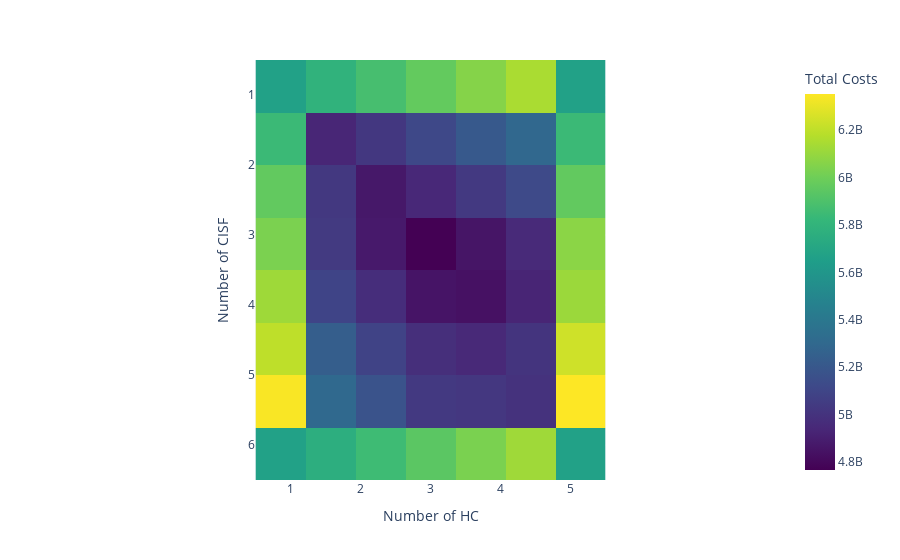

This figure's notebook cell:
### Code cell
# Pivot the data to create a matrix format suitable for imshow
heatmap_data = df.pivot(index="n_cisf", columns="n_hc", values="total_costs")
# Create heatmap with Plotly Express
px.imshow(heatmap_data, labels={'x': 'Number of HC', 'y': 'Number of CISF', 'color': 'Total Costs'},
                color_continuous_scale='Viridis')

### Figure 1 — Plotly figure (JSON) as saved in the notebook; plotly's stock layout.template omitted (floating-point values rounded to 4 significant figures)
{"data": [{"coloraxis": "coloraxis", "hovertemplate": "Number of HC: %{x}<br>Number of CISF: %{y}<br>Total Costs: %{z}<extra></extra>", "name": "0", "type": "heatmap", "x": [1, 2, 3, 4, 5, 6, "nothing"], "xaxis": "x", "y": [1, 2, 3, 4, 5, 6, 7, "nothing"], "yaxis": "y", "z": [[5672000000.0, 5788000000.0, 5878000000.0, 5967000000.0, 6057000000.0, 6148000000.0, 5672000000.0], [5841000000.0, 4934000000.0, 5024000000.0, 5114000000.0, 5210000000.0, 5293000000.0, 5841000000.0], [5962000000.0, 5026000000.0, 4870000000.0, 4944000000.0, 5033000000.0, 5123000000.0, 5962000000.0], [6031000000.0, 5038000000.0, 4877000000.0, 4767000000.0, 4857000000.0, 4952000000.0, 6072000000.0], [6119000000.0, 5095000000.0, 4972000000.0, 4854000000.0, 4840000000.0, 4930000000.0, 6112000000.0], [6198000000.0, 5241000000.0, 5088000000.0, 4978000000.0, 4948000000.0, 5009000000.0, 6237000000.0], [6341000000.0, 5304000000.0, 5178000000.0, 5036000000.0, 5022000000.0, 4996000000.0, 6352000000.0], [5672000000.0, 5761000000.0, 5851000000.0, 5941000000.0, 6030000000.0, 6120000000.0, 5672000000.0]]}], "layout": {"coloraxis": {"colorbar": {"title": {"text": "Total Costs"}}, "colorscale": [[0, "#440154"], [0.1111, "#482878"], [0.2222, "#3e4989"], [0.3333, "#31688e"], [0.4444, "#26828e"], [0.5556, "#1f9e89"], [0.6667, "#35b779"], [0.7778, "#6ece58"], [0.8889, "#b5de2b"], [1, "#fde725"]]}, "margin": {"t": 60}, "xaxis": {"anchor": "y", "constrain": "domain", "domain": [0, 1], "scaleanchor": "y", "title": {"text": "Number of HC"}}, "yaxis": {"anchor": "x", "autorange": "reversed", "constrain": "domain", "domain": [0, 1], "title": {"text": "Number of CISF"}}}}
